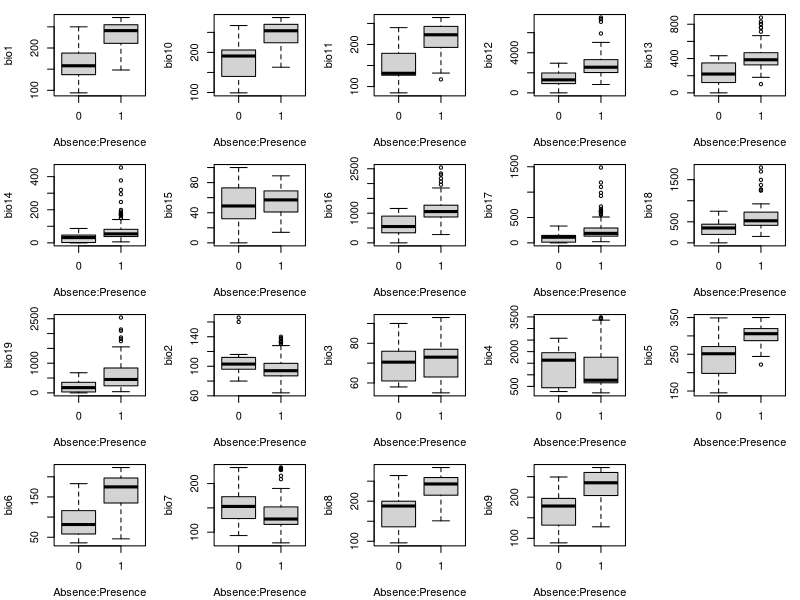
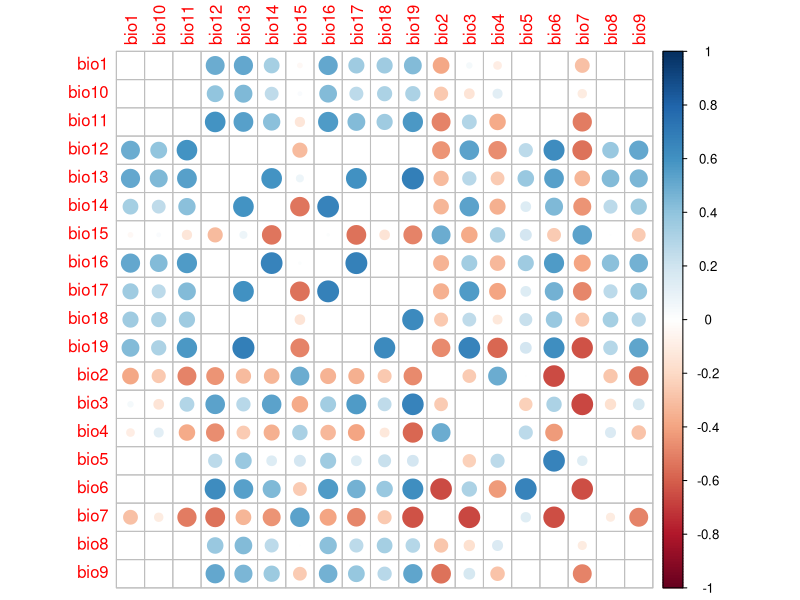
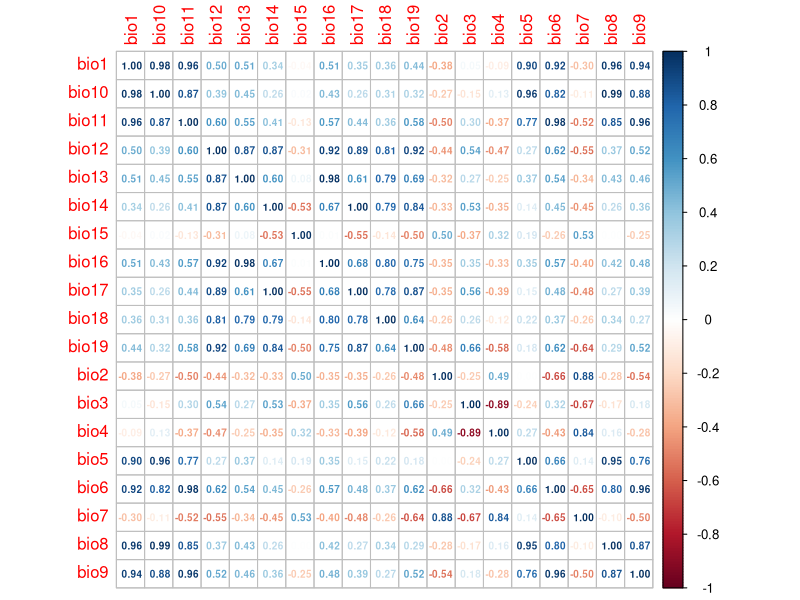
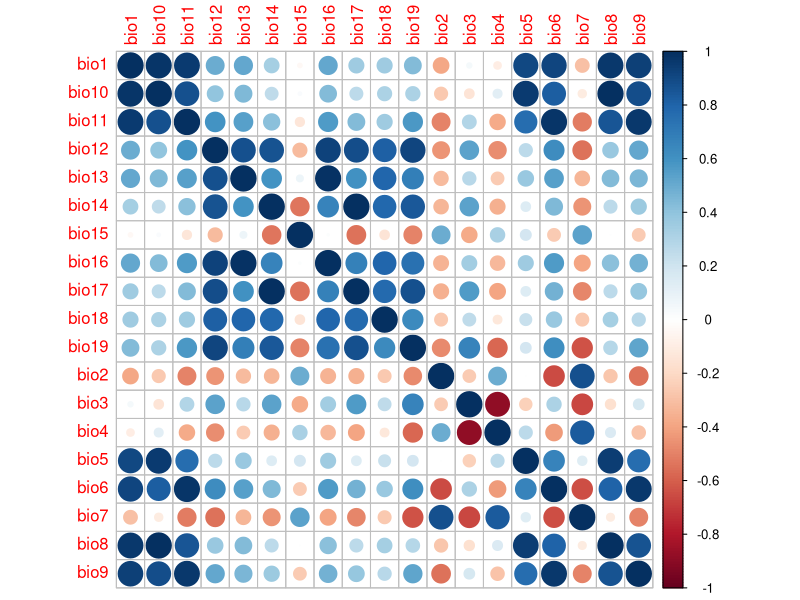

Source code (R) for these figures, in order:
library(corrplot) # graphical display of a correlation matrix

# set working directory to Data folder
setwd('./Data')



#### SELECT BIOCLIMATIC PREIDCTOR VARIABLES (EXAMINE VARIABLE IMPORTANCE AND PAIRWISE CORRELATIONS)




# get training data frame
damsel.tr=read.csv("Mmodesta_tr.csv", header = TRUE)
head(damsel.tr)
str(damsel.tr)





### SUBSET DATA TO ONLY INCLUDE AREA OF DISPERSAL (WITHIN BARRIER, i.e. Central America mainland)
## it is not appropriate to train model based on absence data due to dispersal limitation

# check if there are any presence records beyond Andes barrier (where barrier == 0)
damsel.tr[which(damsel.tr$barrier==0),]$Mmodesta # no, we're good

# subset training dataset to where barrier == 1 (includes all locations where damselfly can disperse to)
damsel.tr.M <- damsel.tr[which(damsel.tr$barrier==1),]

# extract potential climatic predictors
predictors <- damsel.tr.M[,21:length(names(damsel.tr.M))]
head(predictors)
vars <- names(predictors) # store predictor names





### SUMMARIZE AND EXAMINE PREDICTORS VISUALLY ####

## means by pres/abs
aggregate(predictors, by=list(damsel.tr.M$Mmodesta), mean, na.rm=T) # frame=all

# min/max
aggregate(predictors,by=list(damsel.tr.M$Mmodesta),min,na.rm=T) # frame=all
aggregate(predictors,by=list(damsel.tr.M$Mmodesta),max,na.rm=T) # frame=all

# range 
aggregate(predictors,by=list(damsel.tr.M$Mmodesta),range,na.rm=T) # frame=all


## plot each predictor vs presence/absence
par(mfrow=c(4,5), mar=c(4,4,1,1)+0.1) #it goes c(bottom, left, top, right) 
for (i in 1:length(predictors)) {
  boxplot(predictors[,i]~damsel.tr.M$Mmodesta,xlab="Absence:Presence",
        ylab=names(predictors)[i],main="")
}

#####





##### TWO-STEP PROCESS TO CHOOSE PREDICTOR VARIABLES


### 1. DETERMINE VARIABLE IMPORTANCE #####
# VARIABLE IMPORTANCE = Deviance (or likelihood ratio statistic) from GLM

# examine relationship between response and each predictor
# modeled as simple GLM (logit link; binomial response) with 'higher deviance explained' indicating "better" predictors to use

deviance=NULL
for (i in 1:length(predictors) ) {
  mod.each <- glm(damsel.tr.M$Mmodesta ~ as.matrix(predictors[i]), family = binomial)
  av.each <- anova(mod.each)
  deviance[i] <- av.each$Deviance[2]
  }
deviance

# save VARIANCE IMPORTANCE and order variables by importance
var.imp <- data.frame(vars)
var.imp$deviance <- deviance
var.imp <- var.imp[order(var.imp$deviance, decreasing = TRUE),]
var.imp
#####




### 2. CORRELATIONS AMONG PREDICTORS #####
# make sure that chosen predictor variables are not strongly correlated

# create data frame for correlation coefficients for pairwise comparisons between variables
correlations <- data.frame(vars)
r=NULL
# get correlation coefficients of all pairwise correlations
for (i in 1:length(predictors) ) {
  # correlation coefficient for each variable
  for (j in 1:length(predictors) ) {
    r[j] = cor(predictors[,i],predictors[,j], method = "pearson")
  }
  correlations[i+1] = r
  names(correlations)[i+1] <- names(predictors)[i]  
}
head(correlations)


# tidy up correlation matrix and convert to matrix
correlations <- correlations[-1] # remove first column (variable names)
row.names(correlations) <- names(correlations)
corr_mat <- data.matrix(correlations, rownames.force = NA)
head(corr_mat)


# remove all highly correlated variables (r > 0.7)
corr_mat2 <- corr_mat
corr_mat2[corr_mat2 > 0.7 | corr_mat2 < -0.7] <- NA

# plot correlation matrix
par(mfrow=c(1,1))
corrplot(corr_mat2, na.label.col = 'white')

# plot original correlation matrix (including r > 0.7)
corrplot(corr_mat, method = "number", number.cex=0.6)
corrplot(corr_mat)

#####



## compare to variable importance and choose predictor variables (also consider expert knowledge)
var.imp

## climatic predictors: bio1 (Annual Mean Temp) and bio 12 (Annual Precipitation)
# based on high importance, low correlation, and expert knowledge of the study species



# final data set with all relevant predictor variables
Mmodesta_tr <- damsel.tr[c(2:5,7,9,11,13,21,24)]
head(Mmodesta_tr)

# save final data frame for analysis
#write.csv(Mmodesta_tr, file = "Mmodesta_tr_clean.csv", row.names=FALSE)
